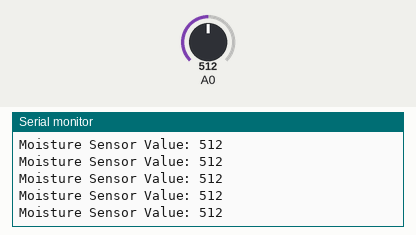
The sketch below on a simulated Arduino Uno, built with avr-gcc and run on an emulated ATmega328P. Parts: the last lines printed to the serial monitor. The test bench sets the inputs (shaded band); at power-on: A0 = 512.

Above: at 1.2 s.
1.3 s: A0 set to 716
At 1.31 s:
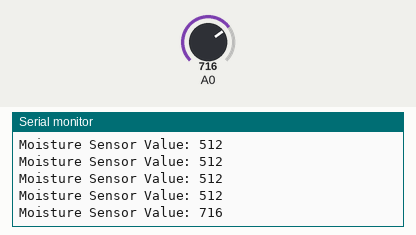
2.8 s: A0 set to 900
At 2.82 s:
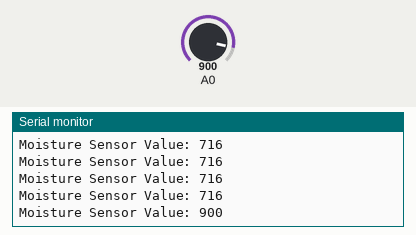
Timing chart, 0 to 5.8 s (numbered marks = the images above; inputs shaded):
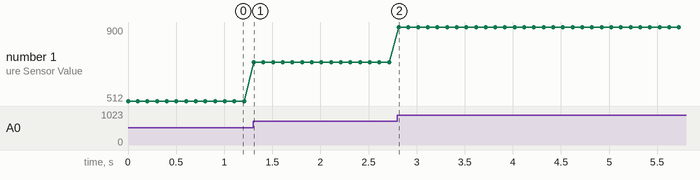

The sketch:

Moisture_Sensor.ino
```cpp
// Created by Jarrod Nix on January 10, 2016

// Sensor value description
// 0   ~ 300 dry soil
// 300 ~ 700 humid soil
// > 700     saturated

void setup() {
  // Start serial connection
  Serial.begin(57600);
}

void loop() {
  // Diplay results from analog pin 0 (range from 0 to 1023)
  Serial.print("Moisture Sensor Value: ");
  Serial.println(analogRead(A0));

  // Wait
  delay(100);
}
```

Measured:
- after the input at 1.3 s, the serial monitor: prints a new line at once (image 1)
- after the input at 2.8 s, the serial monitor: prints a new line at once (image 2)
- plotted number 1: 512 → 716 after the input at 1.3 s, 716 → 900 after the input at 2.8 s
